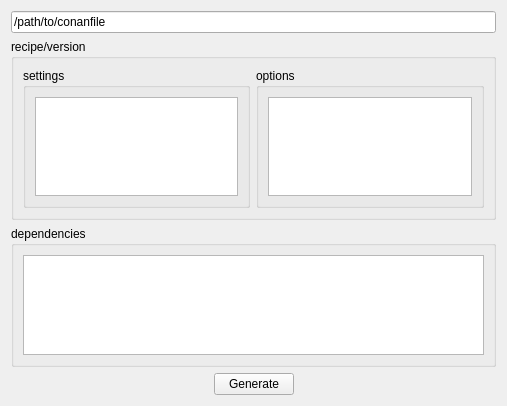
<?xml version="1.0" encoding="UTF-8"?>
<ui version="4.0">
 <class>Form</class>
 <widget class="QWidget" name="Form">
  <property name="geometry">
   <rect>
    <x>0</x>
    <y>0</y>
    <width>507</width>
    <height>406</height>
   </rect>
  </property>
  <property name="windowTitle">
   <string>PynCone</string>
  </property>
  <layout class="QHBoxLayout" name="horizontalLayout">
   <item>
    <layout class="QVBoxLayout" name="mainVerticalLayout">
     <item>
      <widget class="QLineEdit" name="conanfileLineEdit">
       <property name="text">
        <string>/path/to/conanfile</string>
       </property>
      </widget>
     </item>
     <item>
      <widget class="QGroupBox" name="recipeGroupBox">
       <property name="title">
        <string>recipe/version</string>
       </property>
       <layout class="QHBoxLayout" name="horizontalLayout_3">
        <item>
         <widget class="QGroupBox" name="settingsGroupBox">
          <property name="title">
           <string>settings</string>
          </property>
          <layout class="QVBoxLayout" name="verticalLayout_2">
           <item>
            <widget class="QListView" name="settingsListView"/>
           </item>
          </layout>
         </widget>
        </item>
        <item>
         <widget class="QGroupBox" name="optionsGroupBox">
          <property name="title">
           <string>options</string>
          </property>
          <layout class="QVBoxLayout" name="verticalLayout_3">
           <item>
            <widget class="QListView" name="optionsListView"/>
           </item>
          </layout>
         </widget>
        </item>
       </layout>
      </widget>
     </item>
     <item>
      <widget class="QGroupBox" name="dependenciesGroupBox">
       <property name="title">
        <string>dependencies</string>
       </property>
       <layout class="QVBoxLayout" name="verticalLayout_4">
        <item>
         <widget class="QListView" name="dependenciesListView"/>
        </item>
       </layout>
      </widget>
     </item>
     <item>
      <layout class="QVBoxLayout" name="verticalLayout"/>
     </item>
     <item>
      <layout class="QHBoxLayout" name="horizontalLayout_2">
       <item>
        <spacer name="horizontalSpacer">
         <property name="orientation">
          <enum>Qt::Horizontal</enum>
         </property>
         <property name="sizeHint" stdset="0">
          <size>
           <width>40</width>
           <height>20</height>
          </size>
         </property>
        </spacer>
       </item>
       <item>
        <widget class="QPushButton" name="generatePushButton">
         <property name="text">
          <string>Generate</string>
         </property>
        </widget>
       </item>
       <item>
        <spacer name="horizontalSpacer_2">
         <property name="orientation">
          <enum>Qt::Horizontal</enum>
         </property>
         <property name="sizeHint" stdset="0">
          <size>
           <width>40</width>
           <height>20</height>
          </size>
         </property>
        </spacer>
       </item>
      </layout>
     </item>
    </layout>
   </item>
  </layout>
 </widget>
 <resources/>
 <connections/>
</ui>
